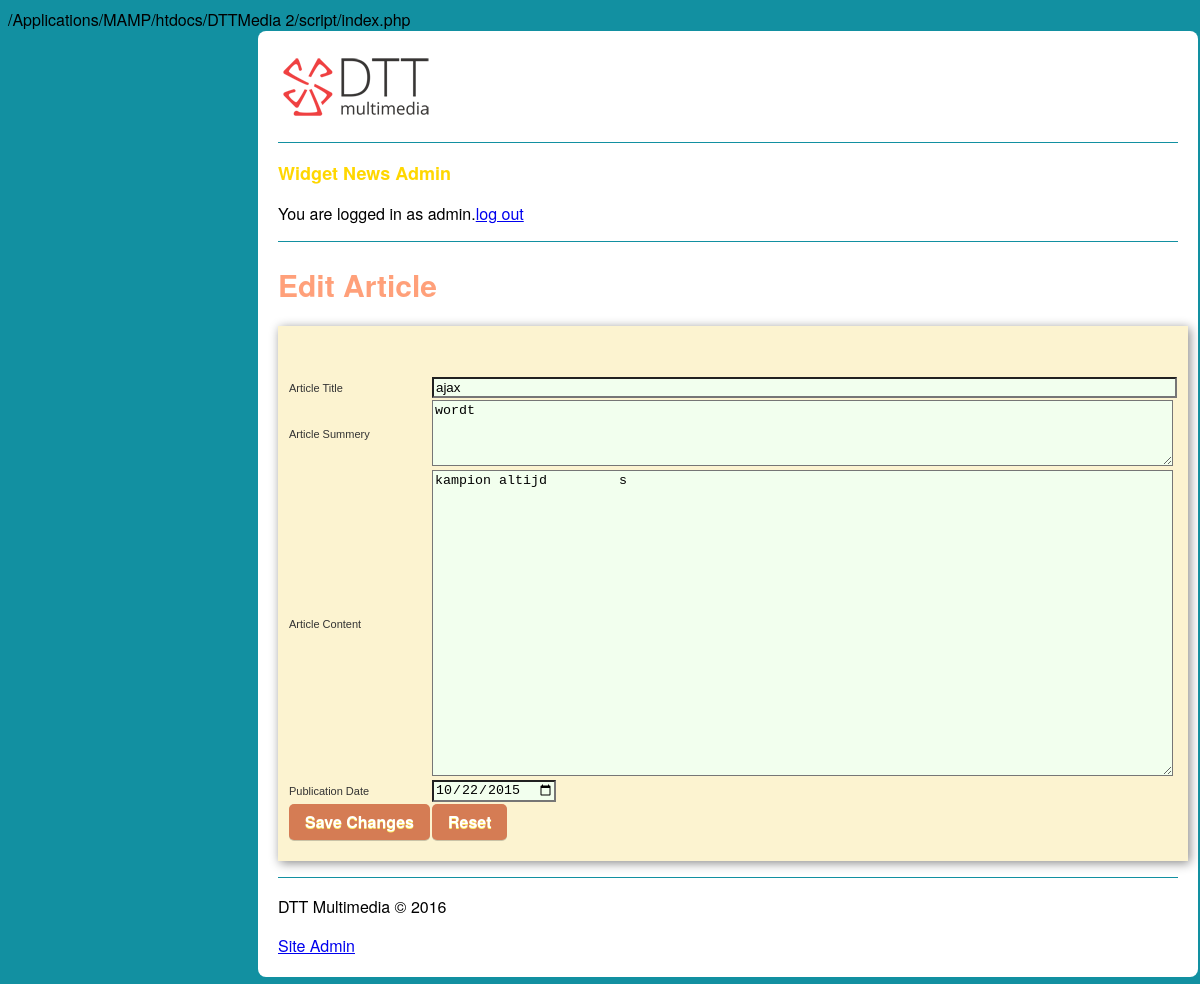
The app's page /script/articleEdit.php?id=5 with its own data.
### tables this page shows
CREATE TABLE `article` (
  `article_id` int(3) NOT NULL,
  `article_title` mediumtext NOT NULL,
  `article_summery` mediumtext NOT NULL,
  `article_content` longtext NOT NULL,
  `publication_date` date NOT NULL
);

### script/articleEdit.php (the view, shortened to what this page needs)
<?php
include_once('include/functions.php');
$id = $_GET['id'];
if(@$_GET['action'] =="save")
{
    $article_title = $_POST['article_title'];
    $article_summery = $_POST['article_summery'];
    $article_content = $_POST['article_content'];
    $publication_date = $_POST['publication_date'];
    $db = mysqli_connect(HOST, USER, PASSWORD, DATABASE);
    $query = "UPDATE `article` SET `article_title`='$article_title',`article_summery`='$article_summery',`article_content`='$article_content',`publication_date`='$publication_date' WHERE `article_id`='$id'";
    mysqli_query($db, $query);
    echo "article: $article_title is updated in the database";
    header("location: admin.php");
    exit ();
}
else {
    $db = mysqli_connect(HOST, USER, PASSWORD, DATABASE);
    $query = "SELECT * FROM `article` WHERE `article_id` = '$id'";
    $result = mysqli_query($db, $query);
    while ($rij = mysqli_fetch_array($result))
    {
        $id = $rij['article_id'];
        $article_title = $rij['article_title'];
        $article_summery = $rij['article_summery'];
        $article_content = $rij['article_content'];
        $publication_date = $rij['publication_date'];
    }
}
?>
<article id="tableArticle">
    <form name="articleNew" id="#admin_table" action="<?php echo $_SERVER['PHP_SELF'];?>?action=save&id=<?php echo $id; ?>" method="post">
        <table>
            <tr><td>Article Title</td><td><input type="text" name="article_title"  value="<?php echo $article_title; ?>" size="90"></tr>
            <tr><td>Article Summery</td><td><textarea name="article_summery" cols="90" rows="4"><?php echo $article_summery; ?></textarea></td></tr>
            <tr><td>Article Content</td><td><textarea name="article_content" cols="90" rows="20"><?php echo $article_content; ?> </textarea> </td></tr>
            <tr><td>Publication Date</td><td><input type="date" name="publication_date" value="<?php echo $publication_date; ?>" size="90"></td></tr>
            <tr>
                <td><input type="submit" class="button"  value="Save Changes"></td><td><input type="reset" class="button" name="Cancel"></td>
            </tr>
        </table>
    </form>
</article>

### script/css/style.css (style rules this page uses)
body { background-color: #1290A1; font-family: Helvetica Neue, Arial, sans-serif; }
input[type=text], [type=date], textarea { background-color: #F2FFEE; }
form { padding-top: 50px; padding-bottom: 20px; padding-left: 10px; background: #FCF3D0; width: 900px; box-shadow: 2px 2px 10px #888; }
table { text-align: left; font-family: verdana, arial, sans-serif; font-size: 11px; color: #333333; border-width: 1px; border-color: #3A3A3A; border-collapse: collapse; }
#tableArticle table td { background-color: #FCF3D0; }
table td { background-color: #ffffff; }
#tableArticle { color: #FCF3D0; text-align: left; width: 700px; font-family: verdana, arial, sans-serif; font-size: 11px; border-width: 1px; border-color: #3A3A3A; border-collapse: collapse; }
.button { box-shadow: rgba(1, 1, 1, 0.2) 0 1px 0 0; color: #fff; background-color: #D57C54; border-radius: 5px; -moz-border-radius: 5px; -webkit-border-radius: 5px; border: none; font-family: 'Helvetica Neue', Arial, sans-serif; font-size: 16px; font-weight: 700; height: 36px; padding: 4px 16px; text-shadow: #FE6 0 1px 0 }

### records on screen
article: article_title "ajax", article_summery "wordt", article_content "kampion altijd s", publication_date "10/22/2015"

### other values on screen
$description "Edit Article"
